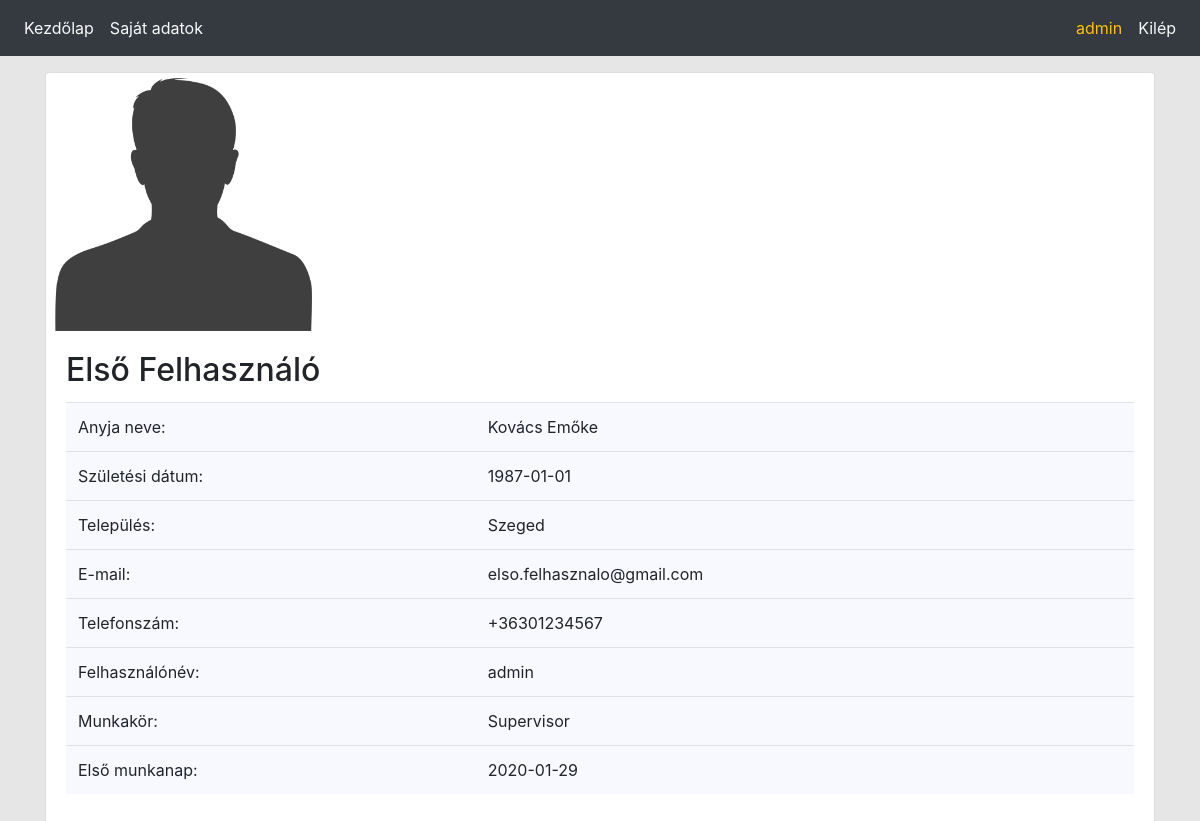
The page /userinfo.php (signed in) on the database as committed earlier.
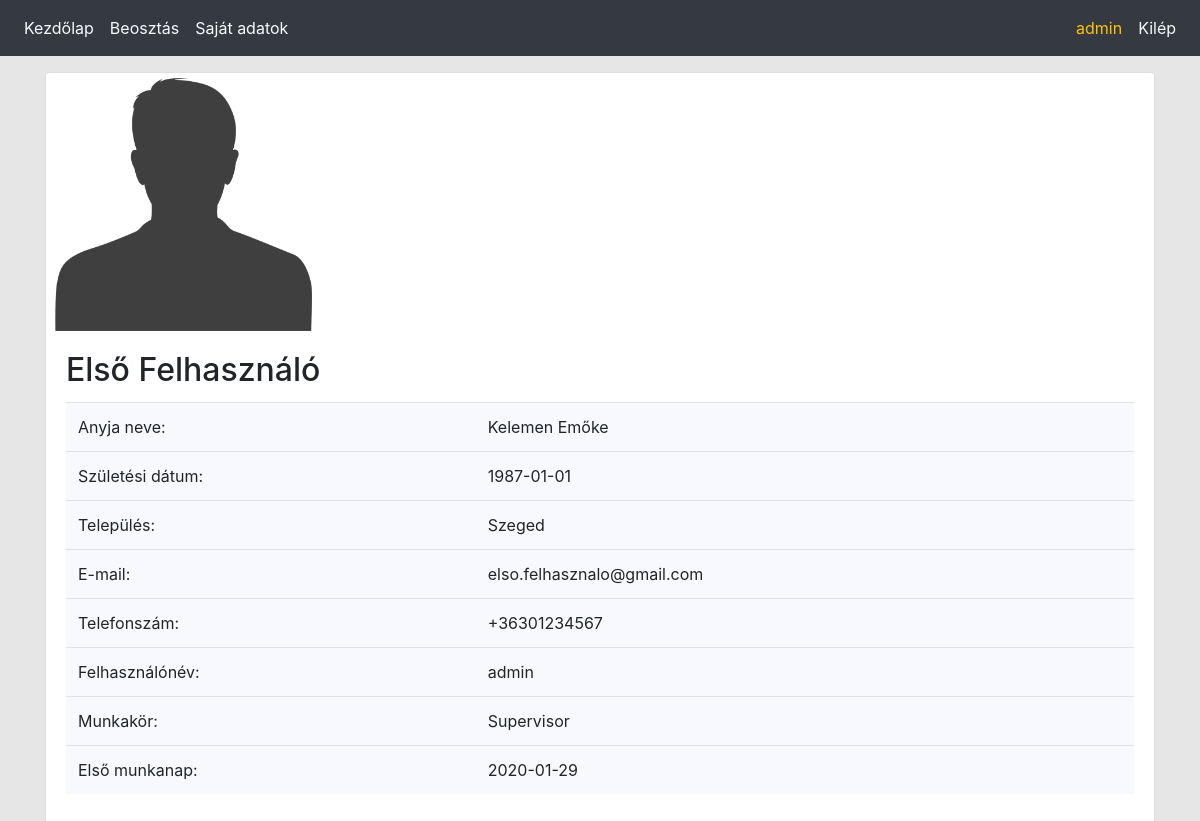
The same page on the database as committed later.
### tables this page shows
CREATE TABLE IF NOT EXISTS `personal_data` (
  `id` int(11) NOT NULL AUTO_INCREMENT,
  `first_name` varchar(50) NOT NULL,
  `last_name` varchar(50) NOT NULL,
  `mother` varchar(100) NOT NULL,
  `birth_date` date NOT NULL,
  `location` varchar(100) DEFAULT NULL,
  `email` varchar(100) NOT NULL,
  `phone` varchar(15) DEFAULT NULL,
  `picture` varchar(150) DEFAULT NULL,
  PRIMARY KEY (`id`)
);

### userinfo.php (the view, shortened to what this page needs)
<?php
require_once('config/init.php');
$userid = $_SESSION['userid'];
$sql = "SELECT * FROM personal_data WHERE id = $userid";
$res = $con -> query($sql);
$content = '<div class="card-deck">';
while ($row = $res -> fetch_assoc()){
    $content .= '<div class="card">'
            . '<img class="w-25 card-image-top " src="Images/'.$row['picture'].'">'
            . '<div class="card-body">'
            . '<h2 class="card-title">'.$row['first_name'].' '.$row['last_name'].'</h2>'
            . '<table class="table">'
            . '<tr><td>Anyja neve:</td><td>'.$row['mother'].'</td></tr>'
            . '<tr><td>Születési dátum:</td><td>'.$row['birth_date'].'</td></tr>'
            . '<tr><td>Település:</td><td>'.$row['location'].'</td></tr>'
            . '<tr><td>E-mail:</td><td>'.$row['email'].'</td></tr>'
            . '<tr><td>Telefonszám:</td><td>'.$row['phone'].'</td></tr>'
            . '<tr><td>Felhasználónév:</td><td>'.$_SESSION['username'].'</td></tr>'
            . '<tr><td>Munkakör:</td><td>'.$_SESSION['position_name'].'</td></tr>'
            . '<tr><td>Első munkanap:</td><td>'.$_SESSION['first_working_day'].'</td></tr>'
            . '</table>'
            . '</div>'
            . '</div>';
}
$content .='</div>';
printMenu();
echo '<div class="container"><p>';
echo $content;

### Config/functions.php (shortened to what this page needs)
<?php
function printHTML($html) {
    echo file_get_contents($html);
}
function isLogged() {
    if (!empty($_SESSION['userid'])) {
        return true;
    } else {
        return false;
    }
}
function isHaveRequiredPermission($requiredPermission) {
    $permission_ids = $_SESSION['permissionids'];
    $permissions = explode(',', $permission_ids);
    if (in_array($requiredPermission, $permissions)) {
        return true;
    }
    return false;
}
function printMenu() {
    $menu = file_get_contents('Html/menu.html');
    if (isLogged()) {
        $menuitems = '';
        if (isHaveRequiredPermission(2)) {
            $menuitems .= '<li class="nav-item"> <a class="nav-link text-light" href="own_time_table.php">Beosztás </a></li>';
        }
        if (isHaveRequiredPermission(1)) {
            $menuitems .= '<li class="nav-item"> <a class="nav-link text-light" href="userinfo.php">Saját adatok</a></li>';
        }
        $menuitems .= '</ul></div>'
                . '<div class="navbar-collapse">'
                . '<ul class="navbar-nav ml-auto">'
                . '<span class="nav-link text-warning">' . $_SESSION['username'] . '</span>'
                . '<li class="nav-item"> <a class="nav-link text-light" href="logout.php"> Kilép</a> </li>'
                . '</ul>'
                . '</div>';
        $menu = str_replace('::ki_belepes', $menuitems, $menu);
    } else {
        $menu = str_replace('::ki_belepes', '<li class="nav-item">  <a class="nav-link text-light" href="login.php">Belép</a> </li>', $menu);
    }
    echo $menu;
}

### Style/style.css (style rules this page uses)
body { background-color: rgb(230,230,230); }
.table { background-color: ghostwhite; }

Rows that differ between the two databases and show on the page:
changed personal_data "Első": mother "Kovács Emőke" → "Kelemen Emőke"
Other text that changed with them:
text now shown: "Beosztás"
